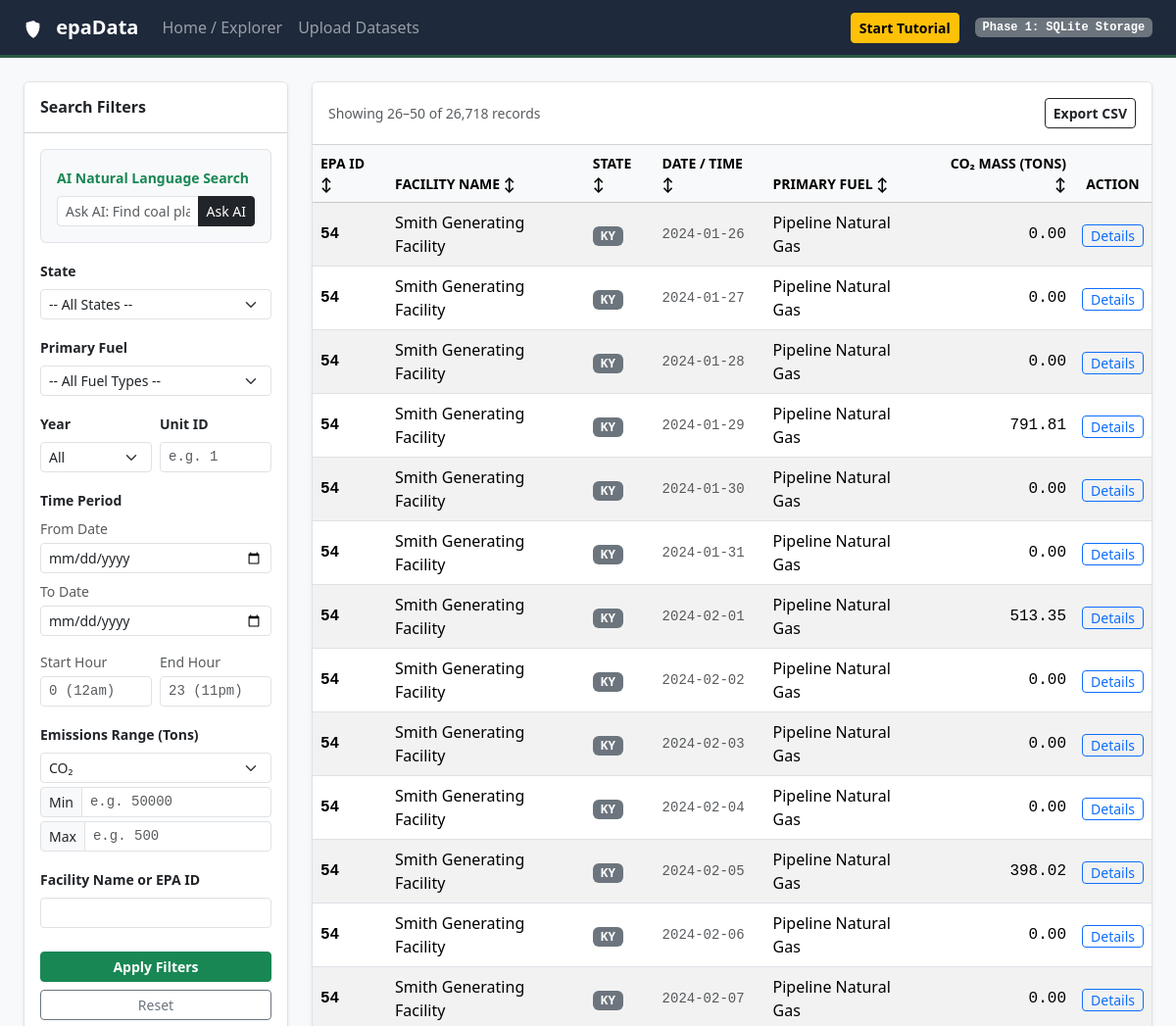
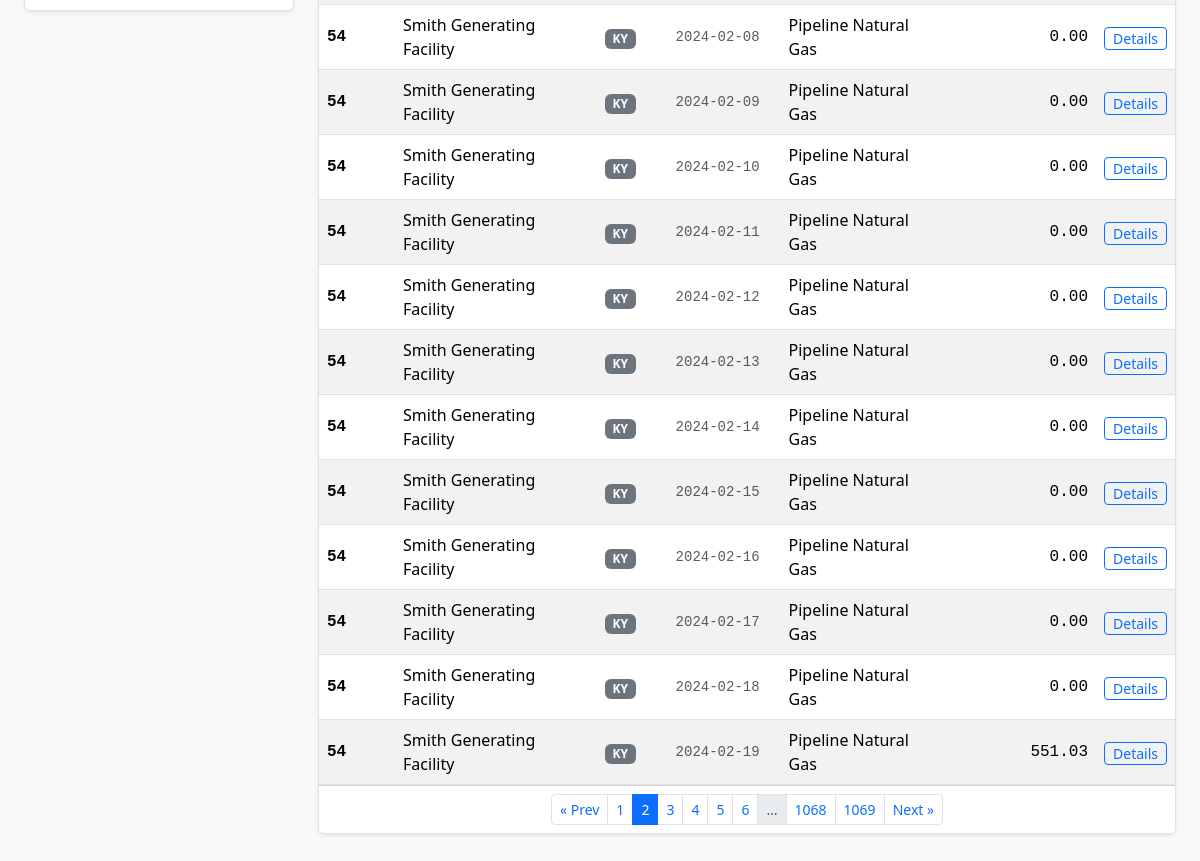
Screenshot of /?page=2 with the database file from the repository (2 pictures, top to bottom).
### models.py (models this page shows)
class FacilityRecord(db.Model):
    __tablename__ = 'facility_records'
    id = db.Column(db.Integer, primary_key=True)
    dataset_id = db.Column(db.Integer, db.ForeignKey('uploaded_datasets.id'), nullable=True)
    facility_id = db.Column(db.String(50), nullable=False)
    facility_name = db.Column(db.String(255))
    state = db.Column(db.String(10))
    unit_id = db.Column(db.String(50))
    primary_fuel = db.Column(db.String(100))
    co2_mass = db.Column(db.Float, default=0.0)
    so2_mass = db.Column(db.Float, default=0.0)
    nox_mass = db.Column(db.Float, default=0.0)
    heat_input = db.Column(db.Float, default=0.0)
    record_date = db.Column(db.String(20))
    record_hour = db.Column(db.Integer, nullable=True)

### app.py (the view)
@app.route("/")
def index():
    args = request.args
    query = apply_filters(FacilityRecord.query, args)
    sort = args.get("sort", "")
    sort_dir = "desc" if args.get("dir") == "desc" else "asc"
    if sort in SORT_COLUMNS:
        col = SORT_COLUMNS[sort]
        query = query.order_by(col.desc() if sort_dir == "desc" else col.asc(), FacilityRecord.id)
    else:
        sort = ""
        query = query.order_by(FacilityRecord.id)
    page = args.get("page", 1, type=int)
    pagination = query.paginate(page=page, per_page=PER_PAGE, error_out=False)
    years = sorted(
        {y for (y,) in db.session.query(db.func.substr(FacilityRecord.record_date, 1, 4)).distinct()
         if y and y.isdigit()},
        reverse=True,
    )
    return render_template(
        "search.html",
        facilities=build_facility_rows(pagination.items),
        pagination=pagination,
        sort=sort,
        sort_dir=sort_dir,
        years=years,
        filters=args.to_dict(),
        semantic_prompt=args.get("ai_prompt", ""),
    )

### templates/search.html (shortened to what this page needs)
{% extends "base.html" %}
{% block content %}
{% macro sort_th(label, key, extra_class='') %}
    {% if sort != key %}
        {% set next_url = url_with(sort=key, dir='asc', page=None) %}
        {% set icon = '↕' %}
    {% elif sort_dir == 'asc' %}
        {% set next_url = url_with(sort=key, dir='desc', page=None) %}
        {% set icon = '↑' %}
    {% else %}
        {% set next_url = url_with(sort=None, dir=None, page=None) %}
        {% set icon = '↓' %}
    {% endif %}
    <th scope="col" class="small text-uppercase {{ extra_class }}">
        <a href="{{ next_url }}" class="text-decoration-none text-reset">{{ label }} <span class="sort-icon">{{ icon }}</span></a>
    </th>
{% endmacro %}
<div class="row g-4">
    <div class="col-lg-3">
        <div class="card shadow-sm border">
            <div class="card-header bg-white py-3">
                <h5 class="card-title h6 mb-0 fw-bold">Search Filters</h5>
            </div>
            <div class="card-body">
                <form action="/" method="GET">
                    <div class="mb-3 p-3 bg-light border rounded"
                        data-bs-toggle="tooltip"
                        title="Type a natural question and let AI extract your query filters."
                        data-intro="AI Search: Type a sentence like 'Find coal plants in Texas over 50k tons' to search using natural language."
                        data-step="1">
                        <label class="form-label small fw-bold text-success">AI Natural Language Search</label>
                        <div class="input-group input-group-sm">
                            <input type="text" name="prompt" class="form-control" placeholder="Ask AI: Find coal plants in KY..." value="{{ semantic_prompt or '' }}">
                            <button type="submit" formaction="/semantic_search" class="btn btn-dark">Ask AI</button>
                        </div>
                    </div>
                    <div class="mb-3">
                        <label for="state" class="form-label small fw-bold">State</label>
                        <select id="state" name="state" class="form-select form-select-sm"
                            data-bs-toggle="tooltip"
                            title="Filter the database to only show power plants in a specific state."
                            data-intro="You can filter the massive EPA dataset by state to find local emissions."
                            data-step="2">
                            <option value="">-- All States --</option>
                        </select>
                    </div>
                    <div class="mb-3">
                        <label for="fuel" class="form-label small fw-bold">Primary Fuel</label>
                        <select id="fuel" name="fuel" class="form-select form-select-sm"
                            data-bs-toggle="tooltip"
                            title="Find plants based on what they burn for power."
                            data-intro="You can also narrow down results by the type of fuel the facility uses, like Coal or Natural Gas."
                            data-step="3">
                            <option value="">-- All Fuel Types --</option>
                        </select>
                    </div>
                    <div class="row g-2 mb-3"
                        data-bs-toggle="tooltip"
                        title="Filter by reporting year, or search for a specific generating unit."
                        data-intro="Reporting Year & Unit: Limit results to one year (e.g. 2024) or search for a specific boiler/turbine unit ID."
                        data-step="4">
                        <div class="col-6">
                            <label for="year" class="form-label small fw-bold">Year</label>
                            <select id="year" name="year" class="form-select form-select-sm">
                                <option value="">All</option>
                            </select>
                        </div>
                        <div class="col-6">
                            <label for="unit_id" class="form-label small fw-bold">Unit ID</label>
                            <input type="text" id="unit_id" name="unit_id" class="form-control form-control-sm mono-num" placeholder="e.g. 1" value="{{ filters.unit_id or '' }}">
                        </div>
                    </div>
                    <div class="mb-3"
                        data-bs-toggle="tooltip"
                        title="Pick a date range and specific hours (0-23) to filter emissions."
                        data-intro="Time Period & Hour: Select a calendar date range and specific operating hours (0:00 to 23:00) to isolate emissions."
                        data-step="5">
                        <label class="form-label small fw-bold">Time Period</label>
                        <div class="mb-2">
                            <span class="text-muted small d-block mb-1">From Date</span>
                            <input type="date" id="start_date" name="start_date" class="form-control form-control-sm" value="{{ filters.start_date or '' }}">
                        </div>
                        <div class="mb-2">
                            <span class="text-muted small d-block mb-1">To Date</span>
                            <input type="date" id="end_date" name="end_date" class="form-control form-control-sm" value="{{ filters.end_date or '' }}">
                        </div>
                        <div class="row g-2 mt-1">
                            <div class="col-6">
                                <span class="text-muted small d-block mb-1">Start Hour</span>
                                <input type="number" id="start_hour" name="start_hour" class="form-control form-control-sm mono-num" min="0" max="23" placeholder="0 (12am)" value="{{ filters.start_hour or '' }}">
                            </div>
                            <div class="col-6">
                                <span class="text-muted small d-block mb-1">End Hour</span>
                                <input type="number" id="end_hour" name="end_hour" class="form-control form-control-sm mono-num" min="0" max="23" placeholder="23 (11pm)" value="{{ filters.end_hour or '' }}">
                            </div>
                        </div>
                    </div>
                    <div class="mb-3"
                        data-bs-toggle="tooltip"
                        title="Choose a pollutant (CO2, SO2, or NOx) and set a minimum and/or maximum in tons."
                        data-intro="Emissions Range: Pick CO₂, SO₂, or NOₓ, then set a minimum and/or maximum tonnage (e.g. CO₂ above 500,000 or SO₂ below 500)."
                        data-step="6">
                        <label class="form-label small fw-bold">Emissions Range (Tons)</label>
                        <select id="pollutant_type" name="pollutant_type" class="form-select form-select-sm">
                            <option value="co2" {{ 'selected' if filters.get('pollutant_type', 'co2') == 'co2' }}>CO₂</option>
                        </select>
                        <div class="input-group input-group-sm mt-1">
                            <span class="input-group-text">Min</span>
                            <input type="number" id="min_emissions" name="min_emissions" class="form-control mono-num" placeholder="e.g. 50000" min="0" value="{{ filters.min_emissions or '' }}">
                        </div>
                        <div class="input-group input-group-sm mt-1">
                            <span class="input-group-text">Max</span>
                            <input type="number" id="max_emissions" name="max_emissions" class="form-control mono-num" placeholder="e.g. 500" min="0" value="{{ filters.max_emissions or '' }}">
                        </div>
                    </div>
                    <div class="mb-4">
                        <label for="facility_query" class="form-label small fw-bold">Facility Name or EPA ID</label>
                        <input type="text" id="facility_query" name="facility_query" class="form-control form-control-sm" value="{{ filters.facility_query or '' }}"
                            data-bs-toggle="tooltip"
                            title="Directly search for a specific plant by its ORISPL code or name."
                            data-intro="Direct Search: If you know exactly which facility you want, type its name or EPA ID code here."
                            data-step="7">
                    </div>
                    <div class="d-grid gap-2">
                        <button type="submit" class="btn btn-success btn-sm fw-bold"
                            data-bs-toggle="tooltip"
                            title="Run the SQLite database query with your selected filters."
                            data-intro="Execute Query: Click here to run your query and refresh the results table."
                            data-step="8">
                            Apply Filters
                        </button>
                        <a href="/" class="btn btn-outline-secondary btn-sm">Reset</a>
                    </div>
                </form>
            </div>
        </div>
    </div>
    <div class="col-lg-9">
        <div class="card shadow-sm border">
            <div class="card-header bg-white py-3 d-flex justify-content-between align-items-center">
                <span class="text-muted small">
                    {% if pagination.total %}
                        Showing {{ pagination.first }}–{{ pagination.last }} of {{ "{:,}".format(pagination.total) }} records
                    {% else %}
                        0 records
                    {% endif %}
                </span>
                <a href="{{ url_for('export', **request.args.to_dict()) }}" class="btn btn-outline-dark btn-sm fw-bold"
                   data-bs-toggle="tooltip" title="Download all records matching the current filters as a CSV file."
                   data-intro="Export CSV: After filtering, click here to download a spreadsheet of every record that matches (not just the current page)."
                   data-step="9"
                   data-position="left">
                   Export CSV
                </a>
            </div>
            <div class="table-responsive"
                 data-bs-toggle="tooltip" title="This grid displays the matching database records."
                 data-intro="The Data Grid: Your queried EPA records appear here. Click any column header to sort." data-step="10">
                <table class="table table-hover table-striped mb-0 align-middle">
                    <thead class="table-light user-select-none">
                        <tr>
                            {{ sort_th('EPA ID', 'id') }}
                            {{ sort_th('Facility Name', 'name') }}
                            {{ sort_th('State', 'state') }}
                            {{ sort_th('Date / Time', 'date') }}
                            {{ sort_th('Primary Fuel', 'fuel') }}
                            {{ sort_th('CO₂ Mass (Tons)', 'co2', 'text-end') }}
                            <th scope="col" class="small text-uppercase text-center">Action</th>
                        </tr>
                    </thead>
                    <tbody>
                        {% if facilities %}
                            {% for fac in facilities %}
                            <tr>
                                <td class="mono-num fw-bold">{{ fac.id }}</td>
                                <td>{{ fac.name }}</td>
                                <td><span class="badge bg-secondary">{{ fac.state }}</span></td>
                                <td class="mono-num small text-muted">{{ fac.date_time }}</td>
                                <td>{{ fac.fuel }}</td>
                                <td class="text-end mono-num">{{ fac.co2 }}</td>
                                <td class="text-center">
                                    <a href="/facility/{{ fac.id }}" class="btn btn-outline-primary btn-sm py-0"
                                       data-bs-toggle="tooltip" title="View in-depth metrics and unit configurations for this specific power plant."
                                       data-intro="Inspection: Click 'Details' on any row to drill down into that specific power plant's individual smokestacks and emissions." data-step="11">
                                       Details
                                    </a>
                                </td>
                            </tr>
                            {% endfor %}
                        {% else %}
                            <tr>
                                <td colspan="7" class="text-center py-4 text-muted">
                                    No matching facilities found. Try adjusting your search filters or uploading data.
                                </td>
                            </tr>
                        {% endif %}
                    </tbody>
                </table>
            </div>
            {% if pagination.pages > 1 %}
            <div class="card-footer bg-white">
                <nav aria-label="Results pages">
                    <ul class="pagination pagination-sm justify-content-center mb-0 flex-wrap">
                        <li class="page-item {{ 'disabled' if not pagination.has_prev }}">
                            <a class="page-link" href="{{ url_with(page=pagination.prev_num) if pagination.has_prev else '#' }}">&laquo; Prev</a>
                        </li>
                        {% for p in pagination.iter_pages() %}
                            {% if p %}
                            <li class="page-item {{ 'active' if p == pagination.page }}">
                                <a class="page-link" href="{{ url_with(page=p) }}">{{ p }}</a>
                            </li>
                            {% else %}
                            <li class="page-item disabled"><span class="page-link">…</span></li>
                            {% endif %}
                        {% endfor %}
                        <li class="page-item {{ 'disabled' if not pagination.has_next }}">
                            <a class="page-link" href="{{ url_with(page=pagination.next_num) if pagination.has_next else '#' }}">Next &raquo;</a>
                        </li>
                    </ul>
                </nav>
            </div>
            {% endif %}
        </div>
    </div>
</div>
{% endblock %}

### rows the page displays
FacilityRecord: id "54", name "Smith Generating Facility", state "KY", date_time "2024-01-26", fuel "Pipeline Natural Gas", co2 "0.00"
FacilityRecord: id "54", name "Smith Generating Facility", state "KY", date_time "2024-01-27", fuel "Pipeline Natural Gas", co2 "0.00"
FacilityRecord: id "54", name "Smith Generating Facility", state "KY", date_time "2024-01-28", fuel "Pipeline Natural Gas", co2 "0.00"
FacilityRecord: id "54", name "Smith Generating Facility", state "KY", date_time "2024-01-29", fuel "Pipeline Natural Gas", co2 "791.81"
FacilityRecord: id "54", name "Smith Generating Facility", state "KY", date_time "2024-01-30", fuel "Pipeline Natural Gas", co2 "0.00"
FacilityRecord: id "54", name "Smith Generating Facility", state "KY", date_time "2024-01-31", fuel "Pipeline Natural Gas", co2 "0.00"
FacilityRecord: id "54", name "Smith Generating Facility", state "KY", date_time "2024-02-01", fuel "Pipeline Natural Gas", co2 "513.35"
FacilityRecord: id "54", name "Smith Generating Facility", state "KY", date_time "2024-02-02", fuel "Pipeline Natural Gas", co2 "0.00"
FacilityRecord: id "54", name "Smith Generating Facility", state "KY", date_time "2024-02-03", fuel "Pipeline Natural Gas", co2 "0.00"
FacilityRecord: id "54", name "Smith Generating Facility", state "KY", date_time "2024-02-04", fuel "Pipeline Natural Gas", co2 "0.00"
FacilityRecord: id "54", name "Smith Generating Facility", state "KY", date_time "2024-02-05", fuel "Pipeline Natural Gas", co2 "398.02"
FacilityRecord: id "54", name "Smith Generating Facility", state "KY", date_time "2024-02-06", fuel "Pipeline Natural Gas", co2 "0.00"
FacilityRecord: id "54", name "Smith Generating Facility", state "KY", date_time "2024-02-07", fuel "Pipeline Natural Gas", co2 "0.00"
FacilityRecord: id "54", name "Smith Generating Facility", state "KY", date_time "2024-02-08", fuel "Pipeline Natural Gas", co2 "0.00"
FacilityRecord: id "54", name "Smith Generating Facility", state "KY", date_time "2024-02-09", fuel "Pipeline Natural Gas", co2 "0.00"
FacilityRecord: id "54", name "Smith Generating Facility", state "KY", date_time "2024-02-10", fuel "Pipeline Natural Gas", co2 "0.00"
FacilityRecord: id "54", name "Smith Generating Facility", state "KY", date_time "2024-02-11", fuel "Pipeline Natural Gas", co2 "0.00"
FacilityRecord: id "54", name "Smith Generating Facility", state "KY", date_time "2024-02-12", fuel "Pipeline Natural Gas", co2 "0.00"
FacilityRecord: id "54", name "Smith Generating Facility", state "KY", date_time "2024-02-13", fuel "Pipeline Natural Gas", co2 "0.00"
FacilityRecord: id "54", name "Smith Generating Facility", state "KY", date_time "2024-02-14", fuel "Pipeline Natural Gas", co2 "0.00"
FacilityRecord: id "54", name "Smith Generating Facility", state "KY", date_time "2024-02-15", fuel "Pipeline Natural Gas", co2 "0.00"
FacilityRecord: id "54", name "Smith Generating Facility", state "KY", date_time "2024-02-16", fuel "Pipeline Natural Gas", co2 "0.00"
FacilityRecord: id "54", name "Smith Generating Facility", state "KY", date_time "2024-02-17", fuel "Pipeline Natural Gas", co2 "0.00"
FacilityRecord: id "54", name "Smith Generating Facility", state "KY", date_time "2024-02-18", fuel "Pipeline Natural Gas", co2 "0.00"
FacilityRecord: id "54", name "Smith Generating Facility", state "KY", date_time "2024-02-19", fuel "Pipeline Natural Gas", co2 "551.03"

### other values shown
{{ pagination.first }} "26"
{{ pagination.last }} "50"
{{ "{:,}".format(pagination.total) }} "26,718"
{{ label }} "EPA ID FACILITY NAME STATE DATE / TIME PRIMARY FUEL CO₂ MASS (TONS)"
{{ icon }} "↕ ↕ ↕ ↕ ↕ ↕"
{{ p }} "1" "2" "3" "4" "5" "6" "1068" "1069"
